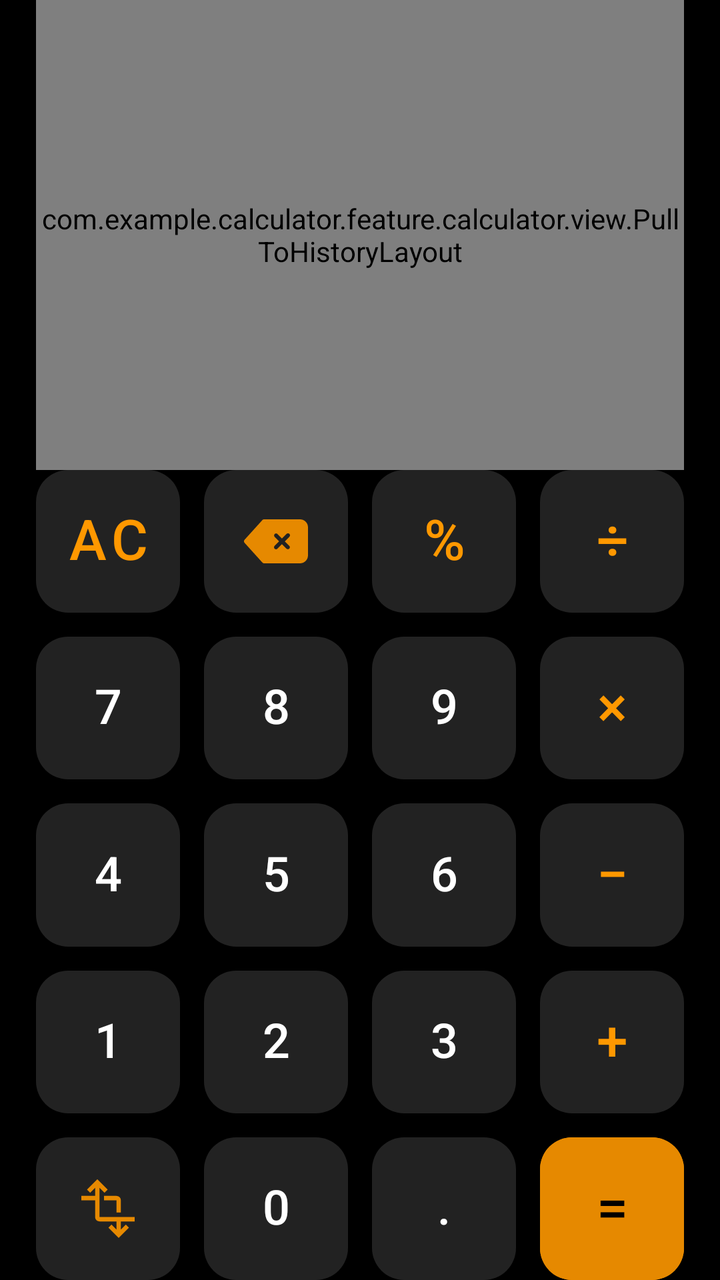
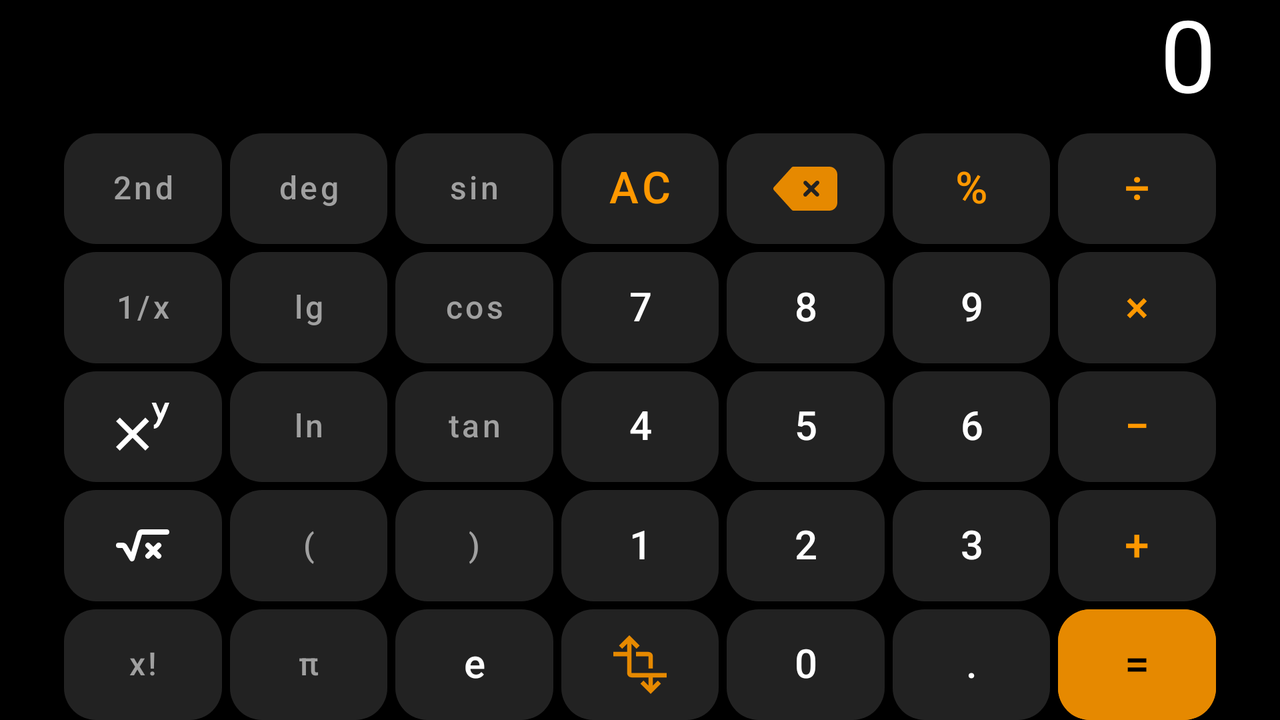

The same Android screen from two of the app's own layout files: first res/layout/ as a phone draws it, then the repository's variant for another configuration, drawn on a device whose configuration selects that folder. Both files follow.
<!-- AndroidManifest.xml: application theme Theme.Calculator -->
<!-- res/layout/fragment_calculator.xml -->
<?xml version="1.0" encoding="utf-8"?>
<androidx.constraintlayout.widget.ConstraintLayout xmlns:android="http://schemas.android.com/apk/res/android"
    xmlns:app="http://schemas.android.com/apk/res-auto"
    xmlns:tools="http://schemas.android.com/tools"
    android:layout_width="match_parent"
    android:layout_height="match_parent"
    android:background="@color/calc_background"
    tools:context=".feature.calculator.fragment.CalculatorFragment">

    <androidx.constraintlayout.widget.Guideline
        android:id="@+id/guideline_start"
        android:layout_width="0dp"
        android:layout_height="0dp"
        android:orientation="vertical"
        app:layout_constraintGuide_percent="0.05" />

    <androidx.constraintlayout.widget.Guideline
        android:id="@+id/guideline_end"
        android:layout_width="0dp"
        android:layout_height="0dp"
        android:orientation="vertical"
        app:layout_constraintGuide_percent="0.95" />

    <com.example.calculator.feature.calculator.view.PullToHistoryLayout
        android:id="@+id/pullToHistoryLayout"
        android:layout_width="0dp"
        android:layout_height="0dp"
        app:layout_constraintBottom_toTopOf="@id/keyboard_flow"
        app:layout_constraintEnd_toStartOf="@id/guideline_end"
        app:layout_constraintStart_toEndOf="@id/guideline_start"
        app:layout_constraintTop_toTopOf="parent">

        <TextView
            android:id="@+id/tv_pull_hint"
            android:layout_width="0dp"
            android:layout_height="wrap_content"
            android:layout_marginBottom="@dimen/spacing_medium"
            android:alpha="0"
            android:gravity="center"
            android:text="@string/pull_to_history"
            android:textColor="@color/gray"
            app:layout_constraintBottom_toTopOf="@+id/rv_history"
            app:layout_constraintEnd_toEndOf="parent"
            app:layout_constraintStart_toStartOf="parent"
            tools:ignore="VisualLintBounds" />

        <androidx.recyclerview.widget.RecyclerView
            android:id="@+id/rv_history"
            android:layout_width="0dp"
            android:layout_height="0dp"
            android:layout_marginVertical="@dimen/spacing_medium"
            app:layoutManager="androidx.recyclerview.widget.LinearLayoutManager"
            app:layout_constraintBottom_toTopOf="@+id/tv_expression"
            app:layout_constraintEnd_toEndOf="parent"
            app:layout_constraintStart_toStartOf="parent"
            app:layout_constraintTop_toTopOf="parent"
            tools:itemCount="3"
            tools:listitem="@layout/item_calculate" />

        <TextView
            android:id="@+id/tv_expression"
            android:layout_width="0dp"
            android:layout_height="wrap_content"
            android:gravity="bottom|end"
            android:includeFontPadding="false"
            android:text="@string/calculator_zero"
            android:textColor="@color/white"
            android:textSize="@dimen/calculator_expression_text_size"
            app:layout_constraintBottom_toTopOf="@+id/tv_pre_result"
            app:layout_constraintEnd_toEndOf="parent"
            app:layout_constraintStart_toStartOf="parent" />

        <TextView
            android:id="@+id/tv_pre_result"
            android:layout_width="0dp"
            android:layout_height="wrap_content"
            android:layout_marginTop="@dimen/spacing_small"
            android:gravity="bottom|end"
            android:includeFontPadding="false"
            android:textColor="@color/gray"
            android:textSize="@dimen/calculator_result_text_size"
            android:visibility="gone"
            app:layout_constraintBottom_toBottomOf="parent"
            app:layout_constraintEnd_toEndOf="parent"
            app:layout_constraintStart_toStartOf="parent" />

    </com.example.calculator.feature.calculator.view.PullToHistoryLayout>

    <androidx.constraintlayout.helper.widget.Flow
        android:id="@+id/keyboard_flow"
        android:layout_width="0dp"
        android:layout_height="0dp"
        android:background="@color/black"
        app:constraint_referenced_ids="btn_2nd,btn_deg,btn_sin,btn_cos,btn_tan,btn_pow,btn_lg,btn_ln,btn_open,btn_close,btn_sqrt,btn_ac,btn_del,btn_percent,btn_divide,btn_fact,btn_7,btn_8,btn_9,btn_multiply,btn_inv,btn_4,btn_5,btn_6,btn_minus,btn_pi,btn_1,btn_2,btn_3,btn_plus,btn_expand,btn_e,btn_0,btn_comma,btn_equals"
        app:flow_horizontalGap="@dimen/calc_btn_margin_horizontal"
        app:flow_maxElementsWrap="@integer/calc_flow_wrap_count_collapsed"
        app:flow_verticalGap="@dimen/calc_btn_margin_vertical"
        app:flow_wrapMode="aligned"
        app:layout_constraintBottom_toBottomOf="parent"
        app:layout_constraintDimensionRatio="@string/calc_flow_ratio_collapsed"
        app:layout_constraintEnd_toStartOf="@id/guideline_end"
        app:layout_constraintStart_toEndOf="@id/guideline_start" />

    <androidx.constraintlayout.widget.Group
        android:id="@+id/group_scientific"
        android:layout_width="wrap_content"
        android:layout_height="wrap_content"
        android:visibility="gone"
        app:constraint_referenced_ids="
            btn_2nd, btn_deg, btn_sin, btn_cos, btn_tan,
            btn_pow, btn_lg, btn_ln, btn_open, btn_close,
            btn_sqrt, btn_fact, btn_inv, btn_pi, btn_e" />

    <include layout="@layout/layout_numpad_basic" />

    <include layout="@layout/layout_numpad_scientific" />
</androidx.constraintlayout.widget.ConstraintLayout>
<!-- res/layout/layout_numpad_basic.xml (included above) -->
<?xml version="1.0" encoding="utf-8"?>
<merge xmlns:android="http://schemas.android.com/apk/res/android"
    xmlns:app="http://schemas.android.com/apk/res-auto"
    android:layout_width="match_parent"
    android:layout_height="match_parent">

    <com.google.android.material.button.MaterialButton
        android:id="@+id/btn_0"
        style="@style/CalcButton.Number"
        android:contentDescription="@string/calculator_description_btn_zero"
        android:text="@string/calculator_button_zero" />

    <com.google.android.material.button.MaterialButton
        android:id="@+id/btn_comma"
        style="@style/CalcButton.Number"
        android:text="@string/calculator_button_decimal" />

    <com.google.android.material.button.MaterialButton
        android:id="@+id/btn_equals"
        style="@style/CalcButton.Functional"
        android:text="@string/calculator_button_equals"
        android:textColor="@color/black"
        app:backgroundTint="@color/golden_orange" />

    <com.google.android.material.button.MaterialButton
        android:id="@+id/btn_1"
        style="@style/CalcButton.Number"
        android:text="@string/calculator_button_one" />

    <com.google.android.material.button.MaterialButton
        android:id="@+id/btn_2"
        style="@style/CalcButton.Number"
        android:text="@string/calculator_button_two" />

    <com.google.android.material.button.MaterialButton
        android:id="@+id/btn_3"
        style="@style/CalcButton.Number"
        android:text="@string/calculator_button_three" />

    <com.google.android.material.button.MaterialButton
        android:id="@+id/btn_plus"
        style="@style/CalcButton.Functional"
        android:text="@string/calculator_button_add" />

    <com.google.android.material.button.MaterialButton
        android:id="@+id/btn_4"
        style="@style/CalcButton.Number"
        android:text="@string/calculator_button_four" />

    <com.google.android.material.button.MaterialButton
        android:id="@+id/btn_5"
        style="@style/CalcButton.Number"
        android:text="@string/calculator_button_five" />

    <com.google.android.material.button.MaterialButton
        android:id="@+id/btn_6"
        style="@style/CalcButton.Number"
        android:text="@string/calculator_button_six" />

    <com.google.android.material.button.MaterialButton
        android:id="@+id/btn_minus"
        style="@style/CalcButton.Functional"
        android:text="@string/calculator_button_subtract" />

    <com.google.android.material.button.MaterialButton
        android:id="@+id/btn_7"
        style="@style/CalcButton.Number"
        android:text="@string/calculator_button_seven" />

    <com.google.android.material.button.MaterialButton
        android:id="@+id/btn_8"
        style="@style/CalcButton.Number"
        android:text="@string/calculator_button_eight" />

    <com.google.android.material.button.MaterialButton
        android:id="@+id/btn_9"
        style="@style/CalcButton.Number"
        android:text="@string/calculator_button_nine" />

    <com.google.android.material.button.MaterialButton
        android:id="@+id/btn_multiply"
        style="@style/CalcButton.Functional"
        android:text="@string/calculator_button_multiply" />

    <com.google.android.material.button.MaterialButton
        android:id="@+id/btn_ac"
        style="@style/CalcButton.Functional"
        android:text="@string/calculator_button_clear" />

    <com.google.android.material.button.MaterialButton
        android:id="@+id/btn_del"
        style="@style/CalcButton.Icon"
        android:contentDescription="@string/calculator_button_delete"
        app:icon="@drawable/ic_delete" />

    <com.google.android.material.button.MaterialButton
        android:id="@+id/btn_percent"
        style="@style/CalcButton.Functional"
        android:text="@string/calculator_button_percent" />

    <com.google.android.material.button.MaterialButton
        android:id="@+id/btn_divide"
        style="@style/CalcButton.Functional"
        android:text="@string/calculator_button_divide" />
</merge>
<!-- res/layout/layout_numpad_scientific.xml (included above) -->
<?xml version="1.0" encoding="utf-8"?>
<merge xmlns:android="http://schemas.android.com/apk/res/android"
    xmlns:app="http://schemas.android.com/apk/res-auto"
    android:layout_width="match_parent"
    android:layout_height="match_parent">

    <com.google.android.material.button.MaterialButton
        android:id="@+id/btn_expand"
        style="@style/CalcButton.Icon"
        android:contentDescription="@string/calculator_button_expand"
        app:icon="@drawable/ic_transform" />

    <com.google.android.material.button.MaterialButton
        android:id="@+id/btn_e"
        style="@style/CalcButton.Number"
        android:text="@string/scientific_button_euler_number" />

    <com.google.android.material.button.MaterialButton
        android:id="@+id/btn_pi"
        style="@style/CalcButton"
        android:text="@string/scientific_button_pi" />

    <com.google.android.material.button.MaterialButton
        android:id="@+id/btn_inv"
        style="@style/CalcButton"
        android:text="@string/scientific_button_reciprocal" />

    <com.google.android.material.button.MaterialButton
        android:id="@+id/btn_fact"
        style="@style/CalcButton"
        android:text="@string/scientific_button_factorial" />

    <com.google.android.material.button.MaterialButton
        android:id="@+id/btn_2nd"
        style="@style/CalcButton"
        android:text="@string/scientific_button_second_function" />

    <com.google.android.material.button.MaterialButton
        android:id="@+id/btn_deg"
        style="@style/CalcButton"
        android:text="@string/scientific_button_degree" />

    <com.google.android.material.button.MaterialButton
        android:id="@+id/btn_sin"
        style="@style/CalcButton"
        android:text="@string/scientific_button_sine" />

    <com.google.android.material.button.MaterialButton
        android:id="@+id/btn_cos"
        style="@style/CalcButton"
        android:text="@string/scientific_button_cosine" />

    <com.google.android.material.button.MaterialButton
        android:id="@+id/btn_tan"
        style="@style/CalcButton"
        android:text="@string/scientific_button_tangent" />

    <com.google.android.material.button.MaterialButton
        android:id="@+id/btn_pow"
        style="@style/CalcButton.Icon"
        app:icon="@drawable/ic_exponent"
        app:iconTint="@color/white" />

    <com.google.android.material.button.MaterialButton
        android:id="@+id/btn_lg"
        style="@style/CalcButton"
        android:text="@string/scientific_button_logarithm" />

    <com.google.android.material.button.MaterialButton
        android:id="@+id/btn_ln"
        style="@style/CalcButton"
        android:text="@string/scientific_button_natural_logarithm" />

    <com.google.android.material.button.MaterialButton
        android:id="@+id/btn_open"
        style="@style/CalcButton"
        android:text="@string/scientific_button_open_parenthesis" />

    <com.google.android.material.button.MaterialButton
        android:id="@+id/btn_close"
        style="@style/CalcButton"
        android:text="@string/scientific_button_close_parenthesis" />

    <com.google.android.material.button.MaterialButton
        android:id="@+id/btn_sqrt"
        style="@style/CalcButton.Icon"
        app:icon="@drawable/ic_square_root_of_x"
        app:iconTint="@color/white" />
</merge>
<!-- resources referenced by this layout -->
<resources>
  <color name="black">#FF000000</color>
  <color name="calc_background">#000000</color>
  <color name="golden_orange">#E68900</color>
  <color name="gray">#A0A0A0</color>
  <color name="white">#FFFFFFFF</color>
  <dimen name="calc_btn_margin_horizontal">12dp</dimen>
  <dimen name="calc_btn_margin_vertical">12dp</dimen>
  <dimen name="calculator_expression_text_size">72sp</dimen>
  <dimen name="calculator_result_text_size">32sp</dimen>
  <dimen name="spacing_medium">16dp</dimen>
  <dimen name="spacing_small">4dp</dimen>
  <integer name="calc_flow_wrap_count_collapsed">4</integer>
  <string name="calc_flow_ratio_collapsed" translatable="false">4:5</string>
  <string name="calculator_button_add">+</string>
  <string name="calculator_button_clear">AC</string>
  <string name="calculator_button_decimal">.</string>
  <string name="calculator_button_delete">Удалить</string>
  <string name="calculator_button_divide">÷</string>
  <string name="calculator_button_eight">8</string>
  <string name="calculator_button_equals">=</string>
  <string name="calculator_button_expand">Открыть дополнительные функции</string>
  <string name="calculator_button_five">5</string>
  <string name="calculator_button_four">4</string>
  <string name="calculator_button_multiply">×</string>
  <string name="calculator_button_nine">9</string>
  <string name="calculator_button_one">1</string>
  <string name="calculator_button_percent">%</string>
  <string name="calculator_button_seven">7</string>
  <string name="calculator_button_six">6</string>
  <string name="calculator_button_subtract">−</string>
  <string name="calculator_button_three">3</string>
  <string name="calculator_button_two">2</string>
  <string name="calculator_button_zero">0</string>
  <string name="calculator_description_btn_zero">Кнопка 0</string>
  <string name="calculator_zero">0</string>
  <string name="pull_to_history">↓ Потяните вниз для просмотра истории.</string>
  <string name="scientific_button_close_parenthesis">)</string>
  <string name="scientific_button_cosine">cos</string>
  <string name="scientific_button_degree">deg</string>
  <string name="scientific_button_euler_number">e</string>
  <string name="scientific_button_factorial">x!</string>
  <string name="scientific_button_logarithm">lg</string>
  <string name="scientific_button_natural_logarithm">ln</string>
  <string name="scientific_button_open_parenthesis">(</string>
  <string name="scientific_button_pi">π</string>
  <string name="scientific_button_reciprocal">1/x</string>
  <string name="scientific_button_second_function">2nd</string>
  <string name="scientific_button_sine">sin</string>
  <string name="scientific_button_tangent">tan</string>
  <style name="CalcButton.Functional" parent="CalcButton">
          <item name="android:textSize">@dimen/calc_btn_functional_text_size</item>
          <item name="android:textColor">@color/calc_btn_orange</item>
      </style>
  <style name="CalcButton.Icon" parent="CalcButton">
          <item name="iconGravity">textStart</item>
          <item name="iconPadding">0dp</item>
          <item name="iconTint">@color/golden_orange</item>
          <item name="iconSize">@dimen/calc_btn_icon_size</item>
      </style>
  <style name="CalcButton.Number" parent="CalcButton">
          <item name="android:textSize">@dimen/calc_btn_text_size</item>
          <item name="android:textColor">@color/white</item>
      </style>
  <style name="Theme.Calculator" parent="Base.Theme.Calculator" />
  <color name="dark_gray">#222222</color>
  <dimen name="calc_btn_default_text_size">16sp</dimen>
  <dimen name="calc_btn_functional_text_size">28sp</dimen>
  <color name="calc_btn_orange">#FF9800</color>
  <dimen name="calc_btn_icon_size">32dp</dimen>
  <dimen name="calc_btn_text_size">24sp</dimen>
  <style name="Base.Theme.Calculator" parent="Theme.Material3.DayNight.NoActionBar" />
  <!-- some entries are left out for length -->
</resources>
<!-- res/layout-land/fragment_calculator.xml (the repository's variant of the layout above) -->
<!-- drawn on the phone turned sideways -->
<?xml version="1.0" encoding="utf-8"?>
<androidx.constraintlayout.widget.ConstraintLayout xmlns:android="http://schemas.android.com/apk/res/android"
    xmlns:app="http://schemas.android.com/apk/res-auto"
    xmlns:tools="http://schemas.android.com/tools"
    android:layout_width="match_parent"
    android:layout_height="match_parent"
    android:background="@color/calc_background"
    tools:context=".feature.calculator.fragment.CalculatorFragment">

    <androidx.constraintlayout.widget.Guideline
        android:id="@+id/guideline_start"
        android:layout_width="0dp"
        android:layout_height="0dp"
        android:orientation="vertical"
        app:layout_constraintGuide_percent="0.05" />

    <androidx.constraintlayout.widget.Guideline
        android:id="@+id/guideline_end"
        android:layout_width="0dp"
        android:layout_height="0dp"
        android:orientation="vertical"
        app:layout_constraintGuide_percent="0.95" />

    <TextView
        android:id="@+id/tv_expression"
        android:layout_width="0dp"
        android:layout_height="wrap_content"
        android:gravity="bottom|end"
        android:includeFontPadding="false"
        android:text="@string/calculator_zero"
        android:textColor="@color/white"
        android:textSize="@dimen/calculator_expression_text_size"
        app:layout_constraintBottom_toTopOf="@+id/tv_pre_result"
        app:layout_constraintEnd_toStartOf="@id/guideline_end"
        app:layout_constraintStart_toEndOf="@id/guideline_start"
        app:layout_constraintTop_toTopOf="parent"
        app:layout_constraintVertical_bias="1.0"
        app:layout_constraintVertical_chainStyle="packed" />

    <TextView
        android:id="@+id/tv_pre_result"
        android:layout_width="0dp"
        android:layout_height="wrap_content"
        android:layout_marginTop="@dimen/spacing_small"
        android:gravity="bottom|end"
        android:includeFontPadding="false"
        android:visibility="gone"
        android:textColor="@color/gray"
        android:textSize="@dimen/calculator_result_text_size"
        app:layout_constraintBottom_toTopOf="@id/keyboard_flow"
        app:layout_constraintEnd_toStartOf="@id/guideline_end"
        app:layout_constraintStart_toEndOf="@id/guideline_start"
        app:layout_constraintTop_toBottomOf="@id/tv_expression"
        tools:text="= 0" />

    <androidx.constraintlayout.helper.widget.Flow
        android:id="@+id/keyboard_flow"
        android:layout_width="0dp"
        android:layout_height="0dp"
        android:layout_marginTop="@dimen/spacing_default"
        app:constraint_referenced_ids="btn_2nd,btn_deg,btn_sin,btn_ac,btn_del,btn_percent,btn_divide,btn_inv,btn_lg,btn_cos,btn_7,btn_8,btn_9,btn_multiply,btn_pow,btn_ln,btn_tan,btn_4,btn_5,btn_6,btn_minus,btn_sqrt,btn_open,btn_close,btn_1,btn_2,btn_3,btn_plus,btn_fact,btn_pi,btn_e,btn_expand,btn_0,btn_comma,btn_equals"
        app:flow_horizontalGap="@dimen/spacing_small"
        app:flow_maxElementsWrap="@integer/calc_flow_wrap_count_landscape"
        app:flow_verticalGap="@dimen/spacing_small"
        app:flow_wrapMode="aligned"
        app:layout_constraintBottom_toBottomOf="parent"
        app:layout_constraintEnd_toStartOf="@id/guideline_end"
        app:layout_constraintStart_toEndOf="@id/guideline_start"
        app:layout_constraintTop_toBottomOf="@+id/tv_pre_result"
        app:layout_constraintVertical_weight="1" />

    <androidx.constraintlayout.widget.Group
        android:id="@+id/group_scientific"
        android:layout_width="wrap_content"
        android:layout_height="wrap_content"
        android:visibility="visible"
        app:constraint_referenced_ids="
            btn_2nd, btn_deg, btn_sin, btn_cos, btn_tan,
            btn_pow, btn_lg, btn_ln, btn_open, btn_close,
            btn_sqrt, btn_fact, btn_inv, btn_pi, btn_e" />

    <include layout="@layout/layout_numpad_basic" />

    <include layout="@layout/layout_numpad_scientific" />
</androidx.constraintlayout.widget.ConstraintLayout>
<!-- resources referenced by the variant -->
<!-- as the phone turned sideways resolves them -->
<resources>
  <color name="black">#FF000000</color>
  <color name="calc_background">#000000</color>
  <color name="golden_orange">#E68900</color>
  <color name="gray">#A0A0A0</color>
  <color name="white">#FFFFFFFF</color>
  <!-- from res/values-land/ -->
  <dimen name="calculator_expression_text_size">50sp</dimen>
  <!-- from res/values-land/ -->
  <dimen name="calculator_result_text_size">32sp</dimen>
  <dimen name="spacing_default">8dp</dimen>
  <dimen name="spacing_small">4dp</dimen>
  <integer name="calc_flow_wrap_count_landscape">7</integer>
  <string name="calculator_button_add">+</string>
  <string name="calculator_button_clear">AC</string>
  <string name="calculator_button_decimal">.</string>
  <string name="calculator_button_delete">Удалить</string>
  <string name="calculator_button_divide">÷</string>
  <string name="calculator_button_eight">8</string>
  <string name="calculator_button_equals">=</string>
  <string name="calculator_button_expand">Открыть дополнительные функции</string>
  <string name="calculator_button_five">5</string>
  <string name="calculator_button_four">4</string>
  <string name="calculator_button_multiply">×</string>
  <string name="calculator_button_nine">9</string>
  <string name="calculator_button_one">1</string>
  <string name="calculator_button_percent">%</string>
  <string name="calculator_button_seven">7</string>
  <string name="calculator_button_six">6</string>
  <string name="calculator_button_subtract">−</string>
  <string name="calculator_button_three">3</string>
  <string name="calculator_button_two">2</string>
  <string name="calculator_button_zero">0</string>
  <string name="calculator_description_btn_zero">Кнопка 0</string>
  <string name="calculator_zero">0</string>
  <string name="scientific_button_close_parenthesis">)</string>
  <string name="scientific_button_cosine">cos</string>
  <string name="scientific_button_degree">deg</string>
  <string name="scientific_button_euler_number">e</string>
  <string name="scientific_button_factorial">x!</string>
  <string name="scientific_button_logarithm">lg</string>
  <string name="scientific_button_natural_logarithm">ln</string>
  <string name="scientific_button_open_parenthesis">(</string>
  <string name="scientific_button_pi">π</string>
  <string name="scientific_button_reciprocal">1/x</string>
  <string name="scientific_button_second_function">2nd</string>
  <string name="scientific_button_sine">sin</string>
  <string name="scientific_button_tangent">tan</string>
  <style name="CalcButton.Functional" parent="CalcButton">
          <item name="android:textSize">@dimen/calc_btn_functional_text_size</item>
          <item name="android:textColor">@color/calc_btn_orange</item>
      </style>
  <style name="CalcButton.Icon" parent="CalcButton">
          <item name="iconGravity">textStart</item>
          <item name="iconPadding">0dp</item>
          <item name="iconTint">@color/golden_orange</item>
          <item name="iconSize">@dimen/calc_btn_icon_size</item>
      </style>
  <style name="CalcButton.Number" parent="CalcButton">
          <item name="android:textSize">@dimen/calc_btn_text_size</item>
          <item name="android:textColor">@color/white</item>
      </style>
  <style name="Theme.Calculator" parent="Base.Theme.Calculator" />
  <color name="dark_gray">#222222</color>
  <dimen name="spacing_medium">16dp</dimen>
  <!-- from res/values-land/ -->
  <dimen name="calc_btn_default_text_size">16sp</dimen>
  <!-- from res/values-land/ -->
  <dimen name="calc_btn_functional_text_size">22sp</dimen>
  <color name="calc_btn_orange">#FF9800</color>
  <!-- from res/values-land/ -->
  <dimen name="calc_btn_icon_size">32dp</dimen>
  <!-- from res/values-land/ -->
  <dimen name="calc_btn_text_size">20sp</dimen>
  <style name="Base.Theme.Calculator" parent="Theme.Material3.DayNight.NoActionBar" />
  <!-- some entries are left out for length -->
</resources>
